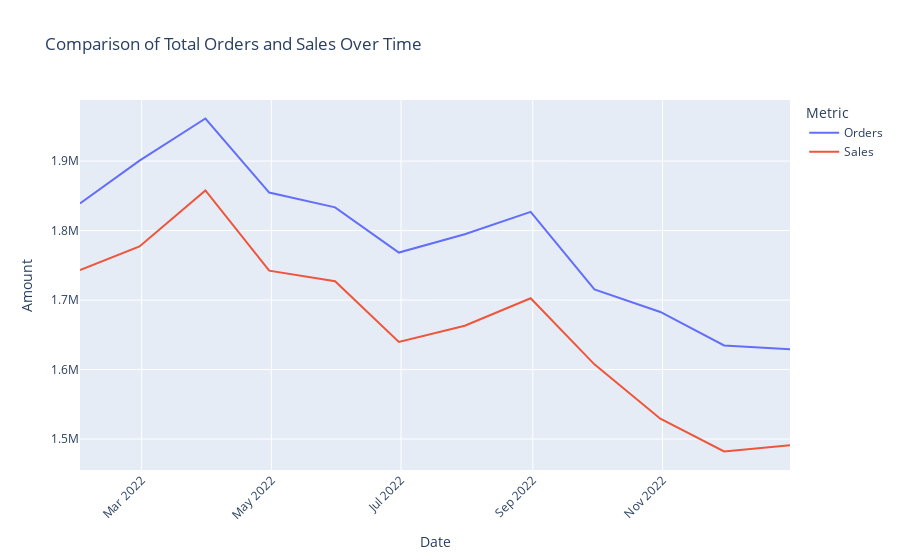

Notebook cell for this chart:
### Code cell
import plotly.express as px

# Create an interactive line plot
fig = px.line(merged_data, x=merged_data.index, y=['Orders', 'Sales'],
              labels={'value': 'Amount', 'variable': 'Metric'},
              title='Comparison of Total Orders and Sales Over Time')
# Adjust the layout for better x-axis label visibility
fig.update_layout(
    xaxis=dict(
        tickangle=-45,  # Rotate x-axis labels by 45 degrees
        tickmode='auto',  # Auto-select the number of ticks
        tickfont=dict(size=12),  # Set the font size of x-axis labels
    ),
)
# Show the plot
fig.show()

### Figure 1 — Plotly figure (JSON) as saved in the notebook; plotly's stock layout.template omitted (floating-point values rounded to 4 significant figures)
{"data": [{"hovertemplate": "Metric=Orders<br>Date=%{x}<br>Amount=%{y}<extra></extra>", "legendgroup": "Orders", "line": {"color": "#636efa", "dash": "solid"}, "marker": {"symbol": "circle"}, "mode": "lines", "name": "Orders", "orientation": "v", "showlegend": true, "type": "scatter", "x": ["2022-01-31T00:00:00", "2022-02-28T00:00:00", "2022-03-31T00:00:00", "2022-04-30T00:00:00", "2022-05-31T00:00:00", "2022-06-30T00:00:00", "2022-07-31T00:00:00", "2022-08-31T00:00:00", "2022-09-30T00:00:00", "2022-10-31T00:00:00", "2022-11-30T00:00:00", "2022-12-31T00:00:00"], "xaxis": "x", "y": [1839113, 1900550, 1961232, 1854665, 1833460, 1768326, 1794794, 1826937, 1715429, 1682862, 1634756, 1629085], "yaxis": "y"}, {"hovertemplate": "Metric=Sales<br>Date=%{x}<br>Amount=%{y}<extra></extra>", "legendgroup": "Sales", "line": {"color": "#EF553B", "dash": "solid"}, "marker": {"symbol": "circle"}, "mode": "lines", "name": "Sales", "orientation": "v", "showlegend": true, "type": "scatter", "x": ["2022-01-31T00:00:00", "2022-02-28T00:00:00", "2022-03-31T00:00:00", "2022-04-30T00:00:00", "2022-05-31T00:00:00", "2022-06-30T00:00:00", "2022-07-31T00:00:00", "2022-08-31T00:00:00", "2022-09-30T00:00:00", "2022-10-31T00:00:00", "2022-11-30T00:00:00", "2022-12-31T00:00:00"], "xaxis": "x", "y": [1743110, 1777221, 1857801, 1742369, 1727047, 1639698, 1663060, 1702550, 1607458, 1529253, 1482114, 1491117], "yaxis": "y"}], "layout": {"legend": {"title": {"text": "Metric"}, "tracegroupgap": 0}, "title": {"text": "Comparison of Total Orders and Sales Over Time"}, "xaxis": {"anchor": "y", "domain": [0, 1], "tickangle": -45, "tickfont": {"size": 12}, "tickmode": "auto", "title": {"text": "Date"}}, "yaxis": {"anchor": "x", "domain": [0, 1], "title": {"text": "Amount"}}}}
